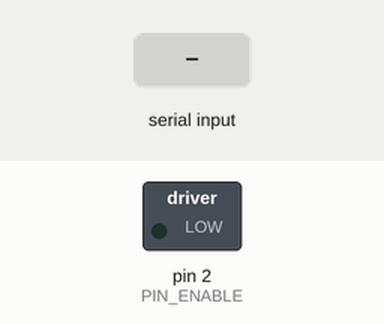
The sketch below on a simulated Arduino Uno, built with avr-gcc and run on an emulated ATmega328P. Shown: switched loads named in the sketch (green lamp = pin HIGH). Inputs (shaded band) come from the test bench. Pins used as bus, display or sensor lines are not drawn.

Above: at 1.2 s.
1.3 s: "90,45\n" received over Serial
At 3.5 s:
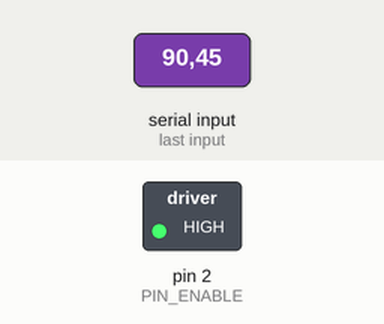
Timing chart, 0 to 9.8 s (numbered marks = the images above; inputs shaded):
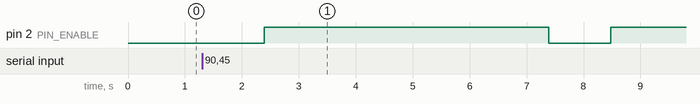

Measured:
- after the input at 1.3 s, pin 2 (PIN_ENABLE): LOW → HIGH after 1.1 s, → LOW 5.0 s later, → HIGH 1.1 s later

The sketch:

accepting_headset_coordinates.ino
```cpp
// Constants for pin numbers
const int PIN_ENABLE = 2;
const int PIN_STEP = 3;

// Number of steps per millimeter
const float STEPS_PER_MM = 4.8;

// Initialize the current position variable
float currentX = 0;

// Length in millimeters as text (string)
String lengthText = "";

void setup() {
  // Initialize pin 2 as an output
  pinMode(PIN_ENABLE, OUTPUT);

  // Initialize pin 3 as an output
  pinMode(PIN_STEP, OUTPUT);

  // Enable the motor driver
  digitalWrite(PIN_ENABLE, LOW);

  // Begin serial communication
  Serial.begin(9600);
}

void loop() {
  if (Serial.available() > 0) {
    // Read the input from the serial as a string
    lengthText = Serial.readStringUntil('\n');

    // Convert the length from text to a float
    float length = lengthText.toFloat();

    // Move to the specified length
    moveToX(length);

    // Delay to observe the movement
    delay(5000);

    // Example usage: move back to 0 mm
    moveToX(0);

    // Delay to observe the movement
    delay(5000);
  }
}

void moveToX(float x) {
  // Calculate the number of steps to move
  int stepsToMove = round((x - currentX) * STEPS_PER_MM);

  // Determine the direction of movement
  bool direction = (stepsToMove > 0);

  // Enable the motor driver
  digitalWrite(PIN_ENABLE, LOW);

  // Move the motor the required number of steps
  for (int i = 0; i < abs(stepsToMove); i++) {
    digitalWrite(PIN_STEP, HIGH);
    delayMicroseconds(1250); // Adjust the speed as needed
    digitalWrite(PIN_STEP, LOW);
    delayMicroseconds(1250); // Adjust the speed as needed
  }

  // Update the current position
  currentX = x;

  // Disable the motor driver
  digitalWrite(PIN_ENABLE, HIGH);
}
```
